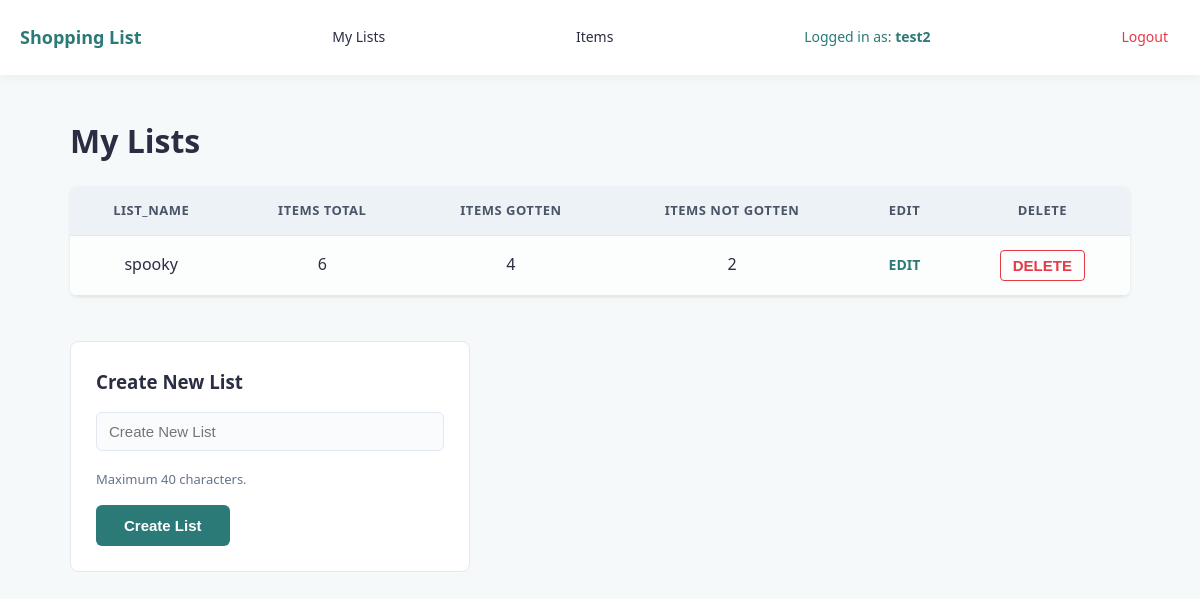
Page /my_lists (signed in) on the earlier database version.
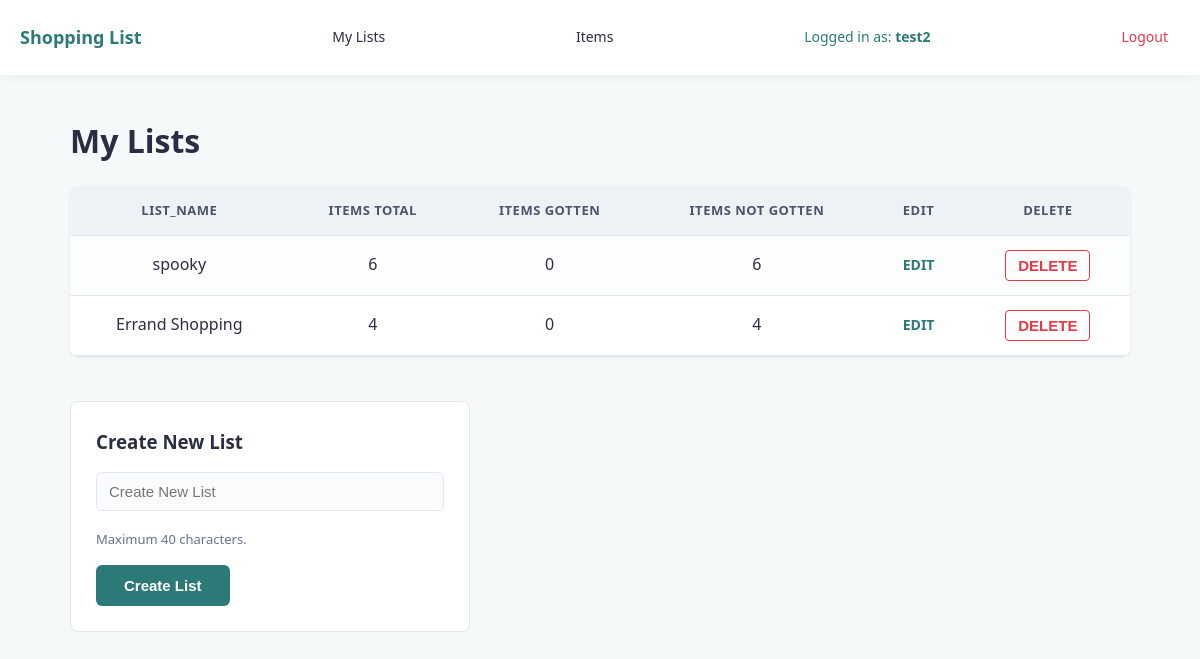
Same page on the later database version.
### tables this page shows
CREATE TABLE "lists" (list_id INTEGER NOT NULL PRIMARY KEY, list_name TEXT, user_id INTEGER REFERENCES user (user_id));

### shopping_list.py (the view, shortened to what this page needs)
@app.route("/my_lists", methods=["GET", "POST"])
def my_lists():
    if "user_id" not in session:
        return redirect(url_for("login"))
    current_user_id = session["user_id"]
    error = ''
    sql = """SELECT lists.list_id, lists.list_name,
    COUNT(list_contents.item_id) AS total_items,
    SUM(CASE WHEN list_contents.ticked = 1 THEN 1 ELSE 0 END) AS items_gotten,
    SUM(CASE WHEN list_contents.ticked = 0 THEN 1 ELSE 0 END) AS items_not_gotten
    FROM lists
    LEFT JOIN list_contents ON lists.list_id = list_contents.list_id
    WHERE lists.user_id = ?
    GROUP BY lists.list_id;"""
    results = query_db(sql, [current_user_id]) or []
    return render_template("my_lists.html", list=results, error=error)

### shopping_list.py (called while the page is built)
def get_db():
    db = getattr(g, '_database', None)
    if db is None:
        db = g._database = sqlite3.connect(DATABASE)
        db.row_factory = sqlite3.Row
    return db

@app.teardown_appcontext
def close_connection(exception):
    db = getattr(g, '_database', None)
    if db is not None:
        db.close()

def query_db(query, args=(), one=False, commit=False, return_id=False):
    db = get_db()
    cur = get_db().execute(query, args)
    if commit:
        db.commit()
    if return_id:
        last_id = cur.lastrowid
        cur.close()
        return last_id
    rv = cur.fetchall()
    cur.close()
    return rv[0] if (rv and one) else (None if one else rv)

### templates/my_lists.html (shortened to what this page needs)
{% extends "index.html" %}
{% block body %}
<h1>My Lists</h1>
{% if list %}
<table>
    <tr>
        <th>list_name</th>
        <th>items total</th>
        <th>items gotten</th>
        <th>items not gotten</th>
        <th>EDIT</th>
        <th>DELETE</th>
    </tr>
    {% for contents in list %}
    <tr>
        <td>{{ contents.list_name }}</td>
        <td>{{ contents.total_items }}</td>
        <td>{{ contents.items_gotten }}</td>
        <td>{{ contents.items_not_gotten }}</td>
        <td><a href="{{ url_for('list_route', list_id=contents.list_id)}}">EDIT</a></td>
        <td>
            <input type="submit" value="DELETE" form="delete-list-form-{{ contents.list_id }}">
        </td>
    </tr>
    {% endfor %}
</table>
{% else %}
<div class="card empty">
    <p>You don't have any lists yet. Create one to get started!</p>
</div>
{% endif %}
<br>
<div class="card" id="create-list">
    <h3>Create New List</h3>
    <form method="post" action="{{ url_for('my_lists') }}">
        <input type="text" placeholder="Create New List" id="list_name" name="list_name"><br>
        <p class="guidelines">Maximum 40 characters.</p>
        <input type="submit" value="Create List">
    </form>
</div>
{% endblock  %}

Differences in the rows shown:
computed for lists "spooky": items_gotten "4" → "0"; items_not_gotten "2" → "6"
added lists: list_name "Errand Shopping", total_items "4", items_gotten "0", items_not_gotten "4"
